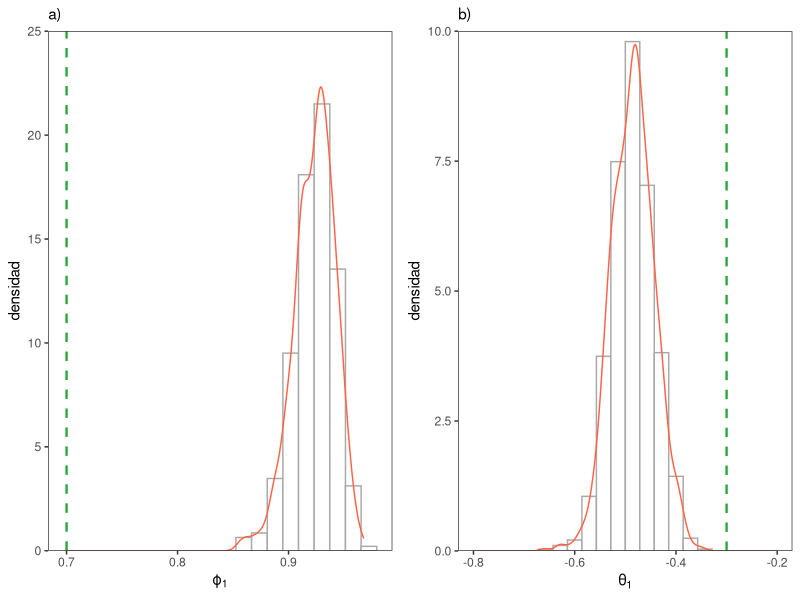

Generate this figure with R:
library(tidyverse)
library(ggthemes)
library(readr)
library(ggplot2)
library(gridExtra)

# Explorar cual es la convergencia de los param 
# ajustado con ARMA(1,1), cuando los datos fueron generados por un ARMA(2,1).

dist_param_arma11 <- read.csv("data/dist_param_arma11_fuera_mod.csv",  header = TRUE)
colnames(dist_param_arma11)

g5 <- ggplot(dist_param_arma11, aes(x = phis1)) + 
  geom_histogram(colour = "darkgray", fill = "white", bins = 20, aes(y = ..density..))+
  geom_density(lwd = 0.5,linetype = 1, colour = "tomato")+
  labs(subtitle = "a)", y= "densidad",x= expression("\u03d5"[1]))+
  scale_y_continuous(expand = c(0, 0), limits = c(0, 25))+
  geom_vline(xintercept = 0.7, linetype="dashed", color="#26A63A",lwd=0.8)+
  theme_bw()+
  theme(panel.grid.major = element_blank(),
        panel.grid.minor = element_blank())

g6 <- ggplot(dist_param_arma11, aes(x = titas1)) + 
  geom_histogram(colour = "darkgray", fill = "white", bins = 22, aes(y = ..density..))+
  geom_density(lwd = 0.5,linetype = 1, colour = "tomato")+
  labs(subtitle = "b)", y= "densidad", x= expression("\u03B8"[1]))+
  scale_y_continuous(expand = c(0, 0), limits = c(0, 10))+
  geom_vline(xintercept = -0.3, linetype="dashed", color="#26A63A",lwd=0.8)+
  xlim(c(-0.8, -0.2)) + theme_bw()+
  theme(panel.grid.major = element_blank(),
        panel.grid.minor = element_blank())

dist_param_arma11_fuera_mod <- grid.arrange(g5,g6,nrow=1)
